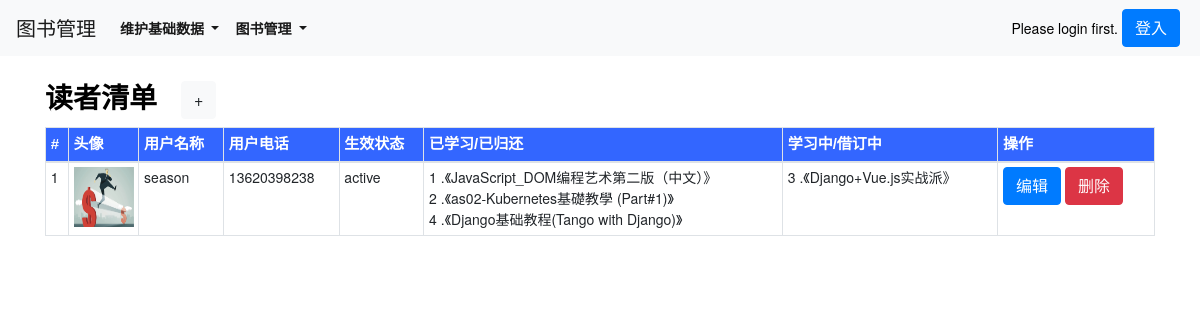
The app's page /theUserlist_show/, older data.
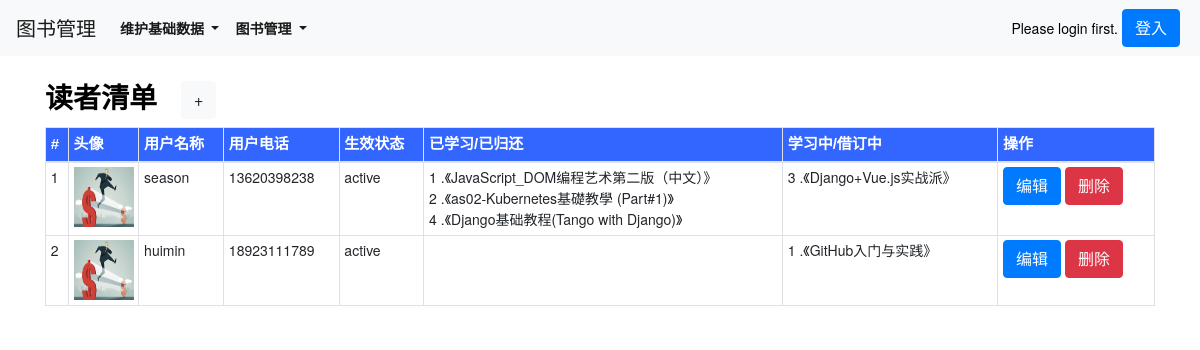
The same page, newer data.
### book/models.py (models this page shows, shortened)
class theUser(models.Model):
    uid = models.AutoField(primary_key=True)
    theUser_name = models.CharField(max_length=500,verbose_name=('用户名称'))
    theUser_logo = models.ImageField(max_length=500, blank=True, null=True, verbose_name=('用户LOGO'),upload_to='images')
    theUser_password = models.CharField(max_length=500,verbose_name=('用户密码'))
    theUser_phone = models.CharField(max_length=500,verbose_name=('用户电话'))
    theUser_id = models.CharField(max_length=500,verbose_name=('用户ID'),blank=True, null=True)
    theUser_status1 = models.CharField(max_length=500,verbose_name=('用户状态1'),choices=THEUSERSTATUS_TYPE)
    theUser_status2 = models.CharField(max_length=500,verbose_name=('用户状态2'),blank=True, null=True,)
    theUser_status3 = models.CharField(max_length=500,verbose_name=('用户状态3'),blank=True, null=True,)
    class Meta:
        verbose_name = ('自定义用户')
        verbose_name_plural = ('自定义用户')

class theBorrow(models.Model):
    boid = models.AutoField(primary_key=True)
    theBorrow_add_datetime = models.DateTimeField(max_length=500,verbose_name=('创建日期'),auto_now_add=True)
    theBorrow_update_datetime = models.DateTimeField(max_length=500,verbose_name=('修改日期'),auto_now=True)
    theBorrow_theUser = models.ForeignKey(theUser,on_delete=models.CASCADE) #related_name='borrow_theUser',
    theBorrow_theBook = models.ForeignKey(theBook,on_delete=models.CASCADE)  #,related_name='borrow_theBook'
    theBorrow_duration = models.IntegerField(verbose_name=('借订天数'),blank=True, null=True,)
    theBorrow_status1 = models.CharField(max_length=500, choices=THEBORROWSTATUS_TYPE, verbose_name=('借订状态1'))
    theBorrow_status2 = models.CharField(max_length=500,verbose_name=('借订状态2'),blank=True, null=True,)
    theBorrow_status3 = models.CharField(max_length=500,verbose_name=('借订状态3'),blank=True, null=True,)
    class Meta:
        verbose_name = ('借订')
        verbose_name_plural = ('借订')
        unique_together = [['theBorrow_theUser','theBorrow_theBook']] # 联合唯一

class theBook(models.Model):
    bid = models.AutoField(primary_key=True)
    theBook_name = models.CharField(max_length=500,verbose_name=('图书名称'),)
    theBook_location = models.ForeignKey(location,blank=True, null=True, on_delete=models.CASCADE,related_name='Book_location')
    theBook_type = models.CharField(max_length=500, verbose_name=('电子书/纸质书'),choices=THEBOOK_TYPE,)
    theBook_category = models.ForeignKey(category,blank=True, null=True, on_delete=models.CASCADE,related_name='Book_category')
    theBook_logo = models.ImageField(max_length=500, verbose_name=('图书照片1'),upload_to='images/')
    theBook_attachment = models.FileField(max_length=10000,verbose_name=('图书附件(备用)'),blank=True, null=True,upload_to='file')
    theBook_status1 = models.CharField(max_length=500,verbose_name=('图书状态1'),choices=THESTATUS_TYPE,)
    theBook_status2 = models.CharField(max_length=500,verbose_name=('图书状态2(备用)'),blank=True, null=True,)
    theBook_status3 = models.CharField(max_length=500,verbose_name=('图书状态3(备用)'),blank=True, null=True,)
    theBook_id = models.CharField(max_length=500,verbose_name=('图书编号(备用)'),blank=True, null=True,)
    theBook_information1 = models.TextField(max_length=10000,verbose_name=('图书信息1'),blank=True, null=True,)
    theBook_information2 = models.TextField(max_length=10000,verbose_name=('图书信息2(备用)'),blank=True, null=True,)
    theBook_information3 = models.TextField(max_length=10000,verbose_name=('图书信息3(备用)'),blank=True, null=True,)
    theBook_information4 = models.TextField(max_length=10000,verbose_name=('图书信息4(备用)'),blank=True, null=True,)
    theBook_information5 = models.TextField(max_length=10000,verbose_name=('图书信息5(备用)'),blank=True, null=True,)
    class Meta:
        verbose_name = ('图书')
        verbose_name_plural = ('图书')
        ordering = ['theBook_category'] # 返回值排序

### book/views.py (the view)
# urls.py: path('theUserlist_show/', views.theUserlist_show, name='theUserlist_show'),
def theUserlist_show(request):
    theUserlist = theUser.objects.all()
    context = {
        'theUserlist':theUserlist,
    }
    return render(request,'theUserlist_show.html',context)

### templates/theUserlist_show.html (shortened to what this page needs)
{% extends 'base.html' %}
{% load static %}
{% block body_block %}
<div class="container">
    <div class="row py-4 align-items-center">
        <div class="col-lg-12 col-md-12 mt-0 table-responsive"  style="background-color: #fff;">
            <h3 class="font-weight-bold">读者清单<a class="ml-4 btn btn-light" href="/theUserlist_new/">+</a></h3>
            <table class="table table-striped table-sm table-bordered ">
                <thead>
                    <tr style="color:White;background-color:#3366FF;font-family:微軟正黑體,Tahoma,Arial,微軟雅黑體;font-size:15px;">
                        <th scope="col">#</th>
                        <th scope="col">头像</th>
                        <th scope="col">用户名称</th>
                        <th scope="col">用户电话</th>
                        <th scope="col">生效状态</th>
                        <th scope="col">已学习/已归还</th>
                        <th scope="col">学习中/借订中</th>
                        <th scope="col">操作</th>
                    </tr>
                </thead>
                {% for theUser in theUserlist %}
                    <td>{{ theUser.uid }}</td>
                    <td class="" style="width:60px; height:60px">
                        {% if theUser.theUser_logo %}
                        <a target="_blank" href="{{theUser.theUser_logo.url}}" >
                            <img src="{{theUser.theUser_logo.url}}" alt="{{theUser.theUser_logo.url}}" width="60px" height="60px"></img>
                        </a>
                        {% endif %}
                    </td>
                    <td>{{ theUser.theUser_name }}</td>
                    <td>{{ theUser.theUser_phone }}</td>
                    <td>{{ theUser.theUser_status1 }}</td>
                    <td>
                        {% for object in theUser.theborrow_set.all %}
                            {% if object.theBorrow_status1 == '已归还' or object.theBorrow_status1 == '已学习' %}
                                <div>{{ forloop.counter }} .《{{ object.theBorrow_theBook.theBook_name }}》</div>
                            {% endif %}
                        {% endfor %}
                    </td>
                    <td>
                        {% for object in theUser.theborrow_set.all %}
                            {% if object.theBorrow_status1 == '借订中' %}
                                <div>{{ forloop.counter }} .《{{ object.theBorrow_theBook.theBook_name }}》</div>
                            {% endif %}
                        {% endfor %}
                    </td>
                    <td>
                        <a class="btn btn-primary btn-xs" href="/theUserlist_edit/{{ theUser.uid }}/">编辑</a>
                        <a class="btn btn-danger btn-xs" href="/theUserlist_delete/{{ theUser.uid }}/">删除</a>
                    </td>
                {% endfor %}
            </table>
        </div>
    </div>
</div>
<br>
<br>
<br>
<br>
<br>
{% endblock %}

Row changes from the older to the newer data that the page shows:
added theUser: uid "2", theUser_logo (picture), theUser_name "huimin", theUser_phone "18923111789", theUser_status1 "active"
added theBorrow: theBorrow_theBook.theBook_name "GitHub入门与实践", shown under "2"
